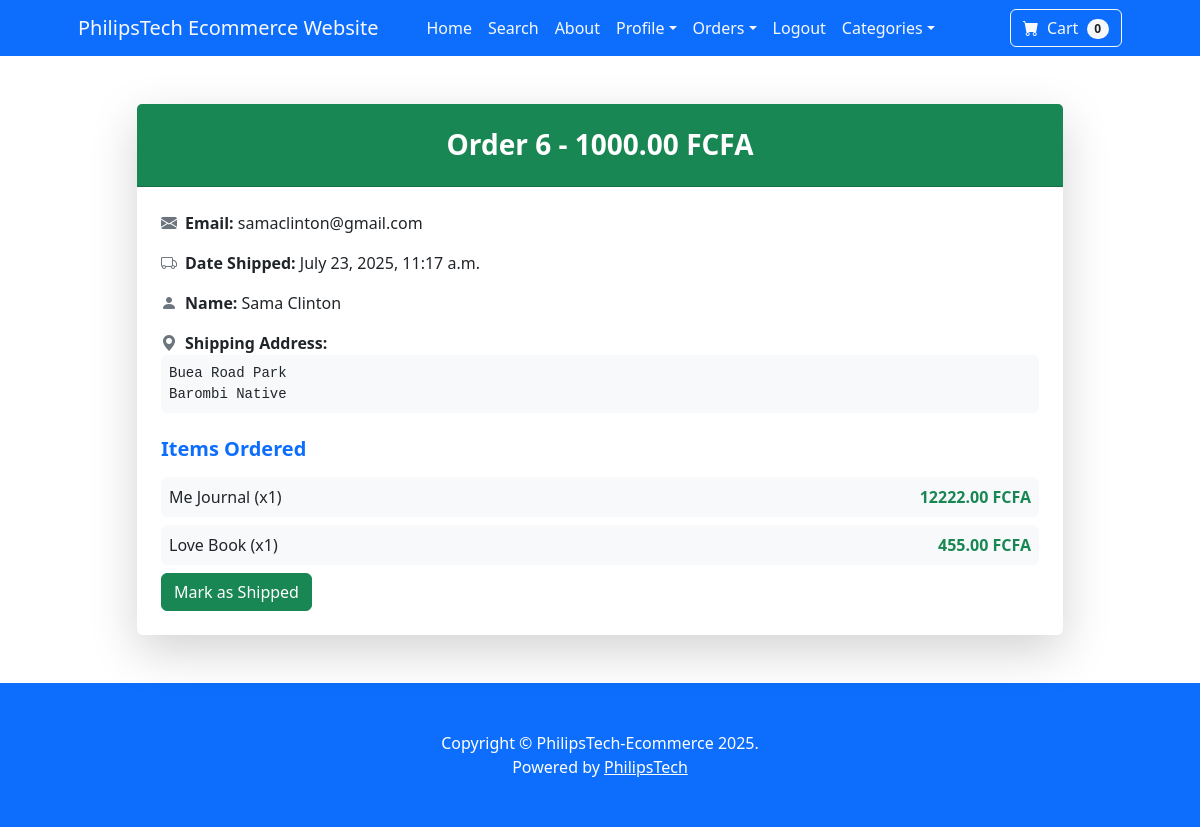
The app's page /payment/orders/6/ (signed in) with its own data.
### payment/models.py (models this page shows, shortened)
class Order(models.Model):
    user = models.ForeignKey(User, on_delete=models.CASCADE, null=True, blank=True)
    full_name = models.CharField(max_length=50)
    email = models.EmailField(max_length=50)
    shipping_address1= models.TextField(max_length=15000)
    amount_paid = models.DecimalField(max_digits=10, decimal_places=2)
    date_ordered = models.DateTimeField(auto_now_add=True)
    is_shipped = models.BooleanField(default=False)
    date_shipped = models.DateTimeField(blank=True, null=True)

class OrderItem(models.Model):
    order = models.ForeignKey(Order, on_delete=models.CASCADE, null=True)
    product = models.ForeignKey(Product, on_delete=models.CASCADE, null=True)
    user = models.ForeignKey(User, on_delete=models.CASCADE, null=True, blank=True)
    quantity = models.PositiveBigIntegerField(default=1)
    price = models.DecimalField(max_digits=10, decimal_places=2)

### Store/models.py (models this page shows)
class Product(models.Model):
    name = models.CharField(max_length=50)
    price = models.DecimalField(default=0, decimal_places=2, max_digits=6)
    category = models.ForeignKey(Category, on_delete=models.CASCADE, default=1)
    description = models.TextField(max_length=250, default="", blank=True, null=True)
    image = models.ImageField(upload_to='uploads/product/')
    is_sale = models.BooleanField(default=False)
    sale_price = models.DecimalField(default=0, decimal_places=2, max_digits=6)
    def __str__(self):
        return self.name

### payment/views.py (the view, shortened to what this page needs)
# urls.py: path('orders/<int:pk>/', views.orders, name='orders'),
def orders(request, pk):
    if request.user.is_authenticated and request.user.is_superuser:
        order = Order.objects.get(pk=pk)
        items = OrderItem.objects.filter(order=pk)
        return render(request, 'payment/orders.html', {'order':order, 'items':items})
    else:
        messages.success(request, 'You are not allowed to access this page')
        return redirect('home')

### cart/cart.py (called while the page is built)
    def __len__(self):
        return len(self.cart)

### cart/context_processors.py (called while the page is built)
def cart_context(request):
    return {'cart': Cart(request)}

### payment/templates/payment/orders.html (shortened to what this page needs)
{% extends "base.html" %}
{% block content %}
<div class="container mt-5 mb-5">
  <div class="row justify-content-center">
    <div class="col-lg-10">
      <div class="card shadow-lg border-0">
        <div class="card-header bg-success text-white text-center py-4">
          <h3 class="mb-0 fw-bold">Order {{ order.pk }} - {{ order.amount_paid }} FCFA</h3>
        </div>
        <div class="card-body px-4 py-4">
          <div class="mb-3">
            <i class="bi bi-envelope-fill me-2 text-muted"></i><strong>Email:</strong> {{ order.email }}
          </div>
          {% if order.date_shipped %}
          <div class="mb-3">
            <i class="bi bi-truck me-2 text-muted"></i><strong>Date Shipped:</strong> {{ order.date_shipped }}
          </div>
          {% else %}
          <div class="mb-3">
            <i class="bi bi-calendar-check me-2 text-muted"></i><strong>Date Ordered:</strong> {{ order.date_ordered }}
          </div>
          {% endif %}
          <div class="mb-3">
            <i class="bi bi-person-fill me-2 text-muted"></i><strong>Name:</strong> {{ order.full_name }}
          </div>
          <div class="mb-3">
            <i class="bi bi-geo-alt-fill me-2 text-muted"></i><strong>Shipping Address:</strong>
            <pre class="bg-light p-2 rounded">{{ order.shipping_address1 }}</pre>
          </div>
          <div class="mt-4">
            <h5 class="fw-semibold mb-3 text-primary">Items Ordered</h5>
            {% for item in items %}
            <div class="bg-light p-2 rounded mb-2 d-flex justify-content-between align-items-center">
              <div>{{ item.product }} (x{{ item.quantity }})</div>
              <div class="text-end fw-bold text-success">{{ item.price }} FCFA</div>
            </div>
            {% endfor %}
            {% if not order.is_shipped %}
                <form method="POST">
                    <button type="submit" class="btn btn-success">Mark as Shipped</button>
                </form>
            {% else %}
                <form method="POST">
                    {% csrf_token %}
                    <input type="hidden" name="shipping_status", value='false'>
                    <button type="submit" class="btn btn-danger">Mark as not Shipped</button>
                </form>
            {% endif %}
          </div>
        </div>
      </div>
    </div>
  </div>
</div>
{% endblock  %}

### records on screen
Order: pk "6", amount_paid "1000.00", email "samaclinton@gmail.com", date_shipped "July 23, 2025, 11:17 a.m.", full_name "Sama Clinton", shipping_address1 "Buea Road Park Barombi Native"
OrderItem: product "Me Journal", quantity "1", price "12222.00"
OrderItem: product "Love Book", quantity "1", price "455.00"

### other values on screen
{{ cart | length }} "0"
